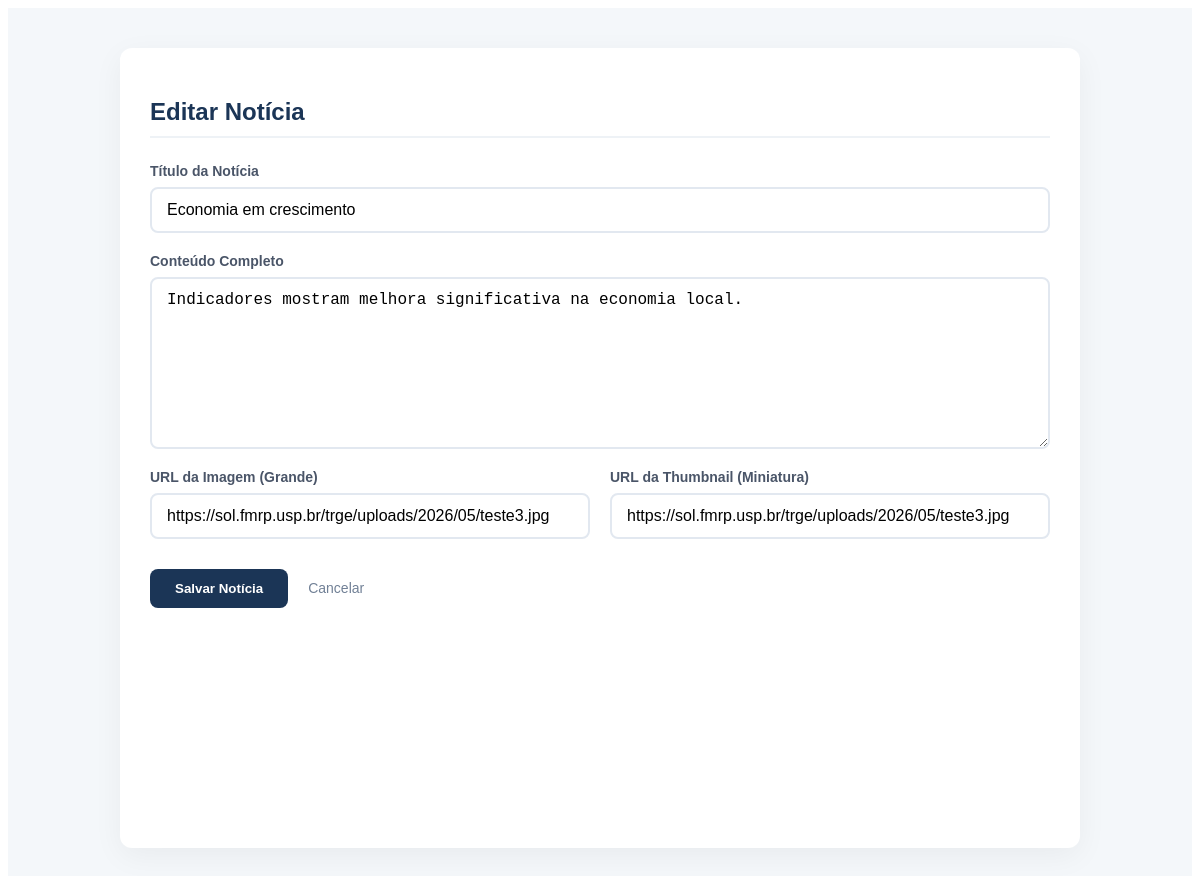
/form.php?id=3 (signed in), run on the app's committed database.
### tables this page shows
CREATE TABLE `noticias` (
  `id` int(11) NOT NULL AUTO_INCREMENT,
  `titulo` varchar(255) DEFAULT NULL,
  `conteudo` text DEFAULT NULL,
  `data` datetime DEFAULT current_timestamp(),
  `imagem` varchar(255) DEFAULT NULL,
  `thumb` varchar(255) DEFAULT NULL,
  PRIMARY KEY (`id`)
);

### form.php (the view, shortened to what this page needs)
<?php
include 'db2.php';
$id = $_GET['id'] ?? null;
$n = ['titulo' => '', 'conteudo' => '', 'imagem' => '', 'thumb' => ''];
if ($id) {
    $stmt = $pdo->prepare("SELECT * FROM noticias WHERE id = ?");
    $stmt->execute([$id]);
    $n = $stmt->fetch();
}
?>
<div class="admin-container">
    <div class="form-card">
        <h2><?= $id ? "Editar" : "Cadastrar" ?> Notícia</h2>
        <form method="POST" class="styled-form">
            <div class="form-group">
                <label for="titulo">Título da Notícia</label>
                <input type="text" id="titulo" name="titulo" value="<?= $n['titulo'] ?>" placeholder="Ex: Nova Descoberta em Genética" required>
            </div>
            <div class="form-group">
                <label for="conteudo">Conteúdo Completo</label>
                <textarea id="conteudo" name="conteudo" rows="8" placeholder="Escreva o corpo da notícia aqui..."><?= $n['conteudo'] ?></textarea>
            </div>
            <div class="form-row">
                <div class="form-group">
                    <label for="imagem">URL da Imagem (Grande)</label>
                    <input type="text" id="imagem" name="imagem" value="<?= $n['imagem'] ?>" placeholder="caminho/da/imagem.jpg">
                </div>
                <div class="form-group">
                    <label for="thumb">URL da Thumbnail (Miniatura)</label>
                    <input type="text" id="thumb" name="thumb" value="<?= $n['thumb'] ?>" placeholder="caminho/da/thumb.jpg">
                </div>
            </div>
            <div class="form-actions">
                <button type="submit" class="btn-save">Salvar Notícia</button>
                <a href="admin.php" class="btn-cancel">Cancelar</a>
            </div>
        </form>
    </div>
</div>

### form.php (style rules this page uses)
.admin-container { display: flex; justify-content: center; padding: 40px 20px; background-color: #f4f7fa; min-height: 100vh; font-family: 'Montserrat', sans-serif; }
.form-card { background: #fff; width: 100%; max-width: 900px; padding: 30px; border-radius: 12px; box-shadow: 0 8px 30px rgba(0,0,0,0.05); }
.form-card h2 { color: #1b3556; margin-bottom: 25px; border-bottom: 2px solid #eef2f6; padding-bottom: 10px; }
.form-group { margin-bottom: 20px; display: flex; flex-direction: column; }
.form-group label { font-weight: 600; color: #4a5568; margin-bottom: 8px; font-size: 14px; }
.styled-form input[type="text"], .styled-form textarea { padding: 12px 15px; border: 2px solid #e2e8f0; border-radius: 8px; font-size: 16px; transition: all 0.3s ease; outline: none; }
.form-row { display: grid; grid-template-columns: 1fr 1fr; gap: 20px; }
.form-actions { display: flex; align-items: center; gap: 20px; margin-top: 10px; }
.btn-save { background-color: #1b3556; color: white; padding: 12px 25px; border: none; border-radius: 8px; font-weight: 600; cursor: pointer; transition: background 0.3s; }
.btn-cancel { color: #718096; text-decoration: none; font-size: 14px; font-weight: 500; }

### data on the page
noticias: titulo "Economia em crescimento", conteudo "Indicadores mostram melhora significativa na economia local.", imagem "https://sol.fmrp.usp.br/trge/uploads/2026/05/teste3.jpg", thumb "https://sol.fmrp.usp.br/trge/uploads/2026/05/teste3.jpg"
